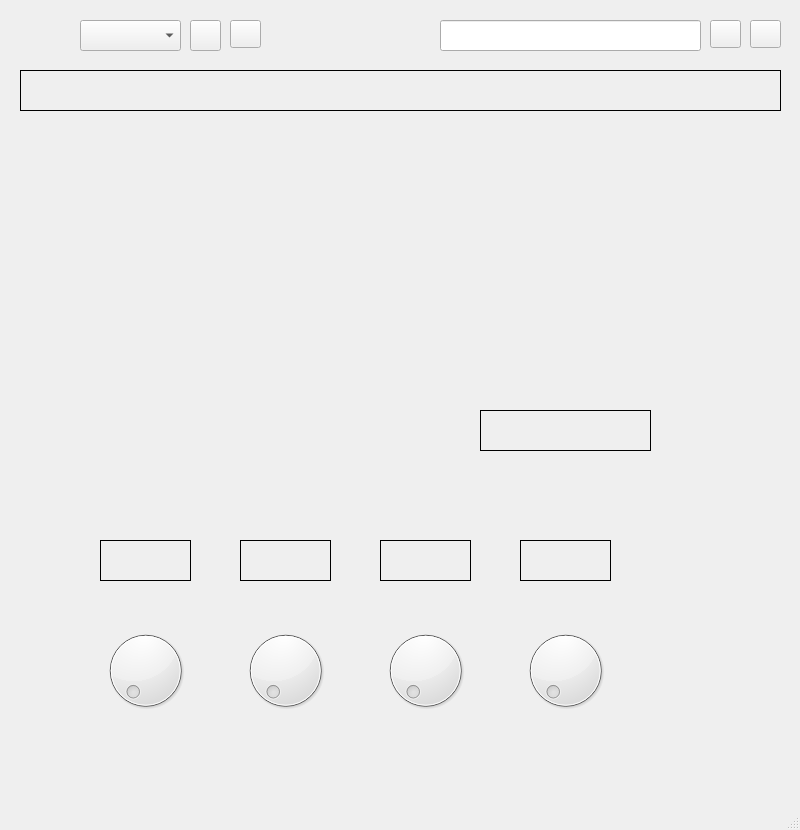
<?xml version="1.0" encoding="UTF-8"?>
<ui version="4.0">
 <class>MainWindow</class>
 <widget class="QMainWindow" name="MainWindow">
  <property name="geometry">
   <rect>
    <x>0</x>
    <y>0</y>
    <width>800</width>
    <height>830</height>
   </rect>
  </property>
  <property name="windowTitle">
   <string>EAR Viewer</string>
  </property>
  <widget class="QWidget" name="centralwidget">
   <widget class="PlotWidget" name="plot1" native="true">
    <property name="geometry">
     <rect>
      <x>9</x>
      <y>119</y>
      <width>781</width>
      <height>111</height>
     </rect>
    </property>
    <property name="autoFillBackground">
     <bool>true</bool>
    </property>
   </widget>
   <widget class="QComboBox" name="cbPorts">
    <property name="geometry">
     <rect>
      <x>80</x>
      <y>20</y>
      <width>101</width>
      <height>31</height>
     </rect>
    </property>
   </widget>
   <widget class="QLabel" name="lblLed">
    <property name="geometry">
     <rect>
      <x>20</x>
      <y>15</y>
      <width>41</width>
      <height>41</height>
     </rect>
    </property>
    <property name="text">
     <string/>
    </property>
    <property name="pixmap">
     <pixmap resource="resource.qrc">:/leds/red</pixmap>
    </property>
    <property name="scaledContents">
     <bool>true</bool>
    </property>
   </widget>
   <widget class="QPushButton" name="btnConnect">
    <property name="geometry">
     <rect>
      <x>190</x>
      <y>20</y>
      <width>31</width>
      <height>31</height>
     </rect>
    </property>
    <property name="text">
     <string/>
    </property>
    <property name="icon">
     <iconset resource="resource.qrc">
      <normaloff>:/button/close</normaloff>:/button/close</iconset>
    </property>
    <property name="iconSize">
     <size>
      <width>24</width>
      <height>24</height>
     </size>
    </property>
   </widget>
   <widget class="QPushButton" name="btnUpdate">
    <property name="geometry">
     <rect>
      <x>230</x>
      <y>20</y>
      <width>31</width>
      <height>28</height>
     </rect>
    </property>
    <property name="text">
     <string/>
    </property>
    <property name="icon">
     <iconset resource="resource.qrc">
      <normaloff>:/button/update</normaloff>:/button/update</iconset>
    </property>
    <property name="iconSize">
     <size>
      <width>24</width>
      <height>24</height>
     </size>
    </property>
   </widget>
   <widget class="QLabel" name="lblMessage">
    <property name="geometry">
     <rect>
      <x>20</x>
      <y>70</y>
      <width>761</width>
      <height>41</height>
     </rect>
    </property>
    <property name="frameShape">
     <enum>QFrame::Box</enum>
    </property>
    <property name="text">
     <string/>
    </property>
    <property name="alignment">
     <set>Qt::AlignCenter</set>
    </property>
   </widget>
   <widget class="PlotWidget" name="plot2" native="true">
    <property name="geometry">
     <rect>
      <x>10</x>
      <y>230</y>
      <width>781</width>
      <height>111</height>
     </rect>
    </property>
    <property name="autoFillBackground">
     <bool>true</bool>
    </property>
   </widget>
   <widget class="PlotWidget" name="barGraph1" native="true">
    <property name="geometry">
     <rect>
      <x>10</x>
      <y>350</y>
      <width>181</width>
      <height>141</height>
     </rect>
    </property>
    <property name="autoFillBackground">
     <bool>true</bool>
    </property>
   </widget>
   <widget class="PlotWidget" name="barGraph2" native="true">
    <property name="geometry">
     <rect>
      <x>210</x>
      <y>350</y>
      <width>181</width>
      <height>141</height>
     </rect>
    </property>
    <property name="autoFillBackground">
     <bool>true</bool>
    </property>
   </widget>
   <widget class="QDial" name="pot1">
    <property name="geometry">
     <rect>
      <x>100</x>
      <y>620</y>
      <width>91</width>
      <height>101</height>
     </rect>
    </property>
   </widget>
   <widget class="QLabel" name="lblMessage_2">
    <property name="geometry">
     <rect>
      <x>480</x>
      <y>410</y>
      <width>171</width>
      <height>41</height>
     </rect>
    </property>
    <property name="frameShape">
     <enum>QFrame::Box</enum>
    </property>
    <property name="text">
     <string/>
    </property>
    <property name="alignment">
     <set>Qt::AlignCenter</set>
    </property>
   </widget>
   <widget class="QDial" name="pot2">
    <property name="geometry">
     <rect>
      <x>240</x>
      <y>620</y>
      <width>91</width>
      <height>101</height>
     </rect>
    </property>
   </widget>
   <widget class="QDial" name="pot3">
    <property name="geometry">
     <rect>
      <x>380</x>
      <y>620</y>
      <width>91</width>
      <height>101</height>
     </rect>
    </property>
   </widget>
   <widget class="QDial" name="pot4">
    <property name="geometry">
     <rect>
      <x>520</x>
      <y>620</y>
      <width>91</width>
      <height>101</height>
     </rect>
    </property>
   </widget>
   <widget class="QLabel" name="lblMessage_3">
    <property name="geometry">
     <rect>
      <x>100</x>
      <y>540</y>
      <width>91</width>
      <height>41</height>
     </rect>
    </property>
    <property name="frameShape">
     <enum>QFrame::Box</enum>
    </property>
    <property name="text">
     <string/>
    </property>
    <property name="alignment">
     <set>Qt::AlignCenter</set>
    </property>
   </widget>
   <widget class="QLabel" name="lblMessage_4">
    <property name="geometry">
     <rect>
      <x>240</x>
      <y>540</y>
      <width>91</width>
      <height>41</height>
     </rect>
    </property>
    <property name="frameShape">
     <enum>QFrame::Box</enum>
    </property>
    <property name="text">
     <string/>
    </property>
    <property name="alignment">
     <set>Qt::AlignCenter</set>
    </property>
   </widget>
   <widget class="QLabel" name="lblMessage_5">
    <property name="geometry">
     <rect>
      <x>380</x>
      <y>540</y>
      <width>91</width>
      <height>41</height>
     </rect>
    </property>
    <property name="frameShape">
     <enum>QFrame::Box</enum>
    </property>
    <property name="text">
     <string/>
    </property>
    <property name="alignment">
     <set>Qt::AlignCenter</set>
    </property>
   </widget>
   <widget class="QLabel" name="lblMessage_6">
    <property name="geometry">
     <rect>
      <x>520</x>
      <y>540</y>
      <width>91</width>
      <height>41</height>
     </rect>
    </property>
    <property name="frameShape">
     <enum>QFrame::Box</enum>
    </property>
    <property name="text">
     <string/>
    </property>
    <property name="alignment">
     <set>Qt::AlignCenter</set>
    </property>
   </widget>
   <widget class="QLineEdit" name="txtFile">
    <property name="geometry">
     <rect>
      <x>440</x>
      <y>20</y>
      <width>261</width>
      <height>31</height>
     </rect>
    </property>
   </widget>
   <widget class="QPushButton" name="btnOpenFile">
    <property name="geometry">
     <rect>
      <x>710</x>
      <y>20</y>
      <width>31</width>
      <height>28</height>
     </rect>
    </property>
    <property name="text">
     <string/>
    </property>
    <property name="icon">
     <iconset resource="resource.qrc">
      <normaloff>:/button/file</normaloff>:/button/file</iconset>
    </property>
    <property name="iconSize">
     <size>
      <width>24</width>
      <height>24</height>
     </size>
    </property>
   </widget>
   <widget class="QPushButton" name="btnLoadFile">
    <property name="geometry">
     <rect>
      <x>750</x>
      <y>20</y>
      <width>31</width>
      <height>28</height>
     </rect>
    </property>
    <property name="text">
     <string/>
    </property>
    <property name="icon">
     <iconset resource="resource.qrc">
      <normaloff>:/button/load</normaloff>:/button/load</iconset>
    </property>
    <property name="iconSize">
     <size>
      <width>24</width>
      <height>24</height>
     </size>
    </property>
   </widget>
  </widget>
  <widget class="QMenuBar" name="menubar">
   <property name="geometry">
    <rect>
     <x>0</x>
     <y>0</y>
     <width>800</width>
     <height>26</height>
    </rect>
   </property>
  </widget>
  <widget class="QStatusBar" name="statusbar"/>
 </widget>
 <customwidgets>
  <customwidget>
   <class>PlotWidget</class>
   <extends>QWidget</extends>
   <header>pyqtgraph</header>
   <container>1</container>
  </customwidget>
 </customwidgets>
 <resources>
  <include location="resource.qrc"/>
 </resources>
 <connections/>
</ui>
